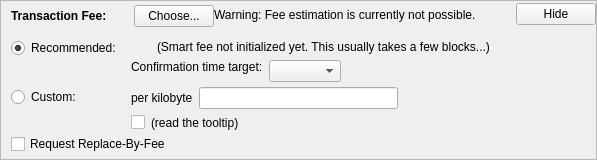
      <widget class="QFrame" name="frameFee">
       <property name="sizePolicy">
        <sizepolicy hsizetype="Preferred" vsizetype="Fixed">
         <horstretch>0</horstretch>
         <verstretch>0</verstretch>
        </sizepolicy>
       </property>
       <property name="frameShape">
        <enum>QFrame::StyledPanel</enum>
       </property>
       <property name="frameShadow">
        <enum>QFrame::Raised</enum>
       </property>
       <layout class="QVBoxLayout" name="verticalLayout_3">
        <property name="spacing">
         <number>0</number>
        </property>
        <property name="leftMargin">
         <number>0</number>
        </property>
        <property name="topMargin">
         <number>0</number>
        </property>
        <property name="rightMargin">
         <number>0</number>
        </property>
        <property name="bottomMargin">
         <number>0</number>
        </property>
        <item>
         <layout class="QVBoxLayout" name="verticalLayoutFee2" stretch="0,0,0">
          <property name="spacing">
           <number>0</number>
          </property>
          <property name="leftMargin">
           <number>10</number>
          </property>
          <property name="topMargin">
           <number>0</number>
          </property>
          <item>
           <layout class="QHBoxLayout" name="horizontalLayoutFee1">
            <property name="bottomMargin">
             <number>0</number>
            </property>
            <item>
             <layout class="QVBoxLayout" name="verticalLayoutFee7">
              <property name="spacing">
               <number>0</number>
              </property>
              <item>
               <spacer name="verticalSpacerSmartFee">
                <property name="orientation">
                 <enum>Qt::Vertical</enum>
                </property>
                <property name="sizeType">
                 <enum>QSizePolicy::Fixed</enum>
                </property>
                <property name="sizeHint" stdset="0">
                 <size>
                  <width>1</width>
                  <height>4</height>
                 </size>
                </property>
               </spacer>
              </item>
              <item>
               <layout class="QHBoxLayout" name="horizontalLayoutSmartFee">
                <property name="spacing">
                 <number>10</number>
                </property>
                <item>
                 <widget class="QLabel" name="labelFeeHeadline">
                  <property name="sizePolicy">
                   <sizepolicy hsizetype="Preferred" vsizetype="Maximum">
                    <horstretch>0</horstretch>
                    <verstretch>0</verstretch>
                   </sizepolicy>
                  </property>
                  <property name="font">
                   <font>
                    <weight>57</weight>
                    <bold>false</bold>
                   </font>
                  </property>
                  <property name="styleSheet">
                   <string notr="true">font-weight:500;</string>
                  </property>
                  <property name="text">
                   <string>Transaction Fee:</string>
                  </property>
                 </widget>
                </item>
                <item>
                 <widget class="QLabel" name="labelFeeMinimized">
                  <property name="text">
                   <string/>
                  </property>
                 </widget>
                </item>
                <item>
                 <widget class="QPushButton" name="buttonChooseFee">
                  <property name="text">
                   <string>Choose...</string>
                  </property>
                 </widget>
                </item>
               </layout>
              </item>
              <item>
               <spacer name="verticalSpacer_5">
                <property name="orientation">
                 <enum>Qt::Vertical</enum>
                </property>
                <property name="sizeHint" stdset="0">
                 <size>
                  <width>1</width>
                  <height>1</height>
                 </size>
                </property>
               </spacer>
              </item>
             </layout>
            </item>
            <item>
             <widget class="QLabel" name="fallbackFeeWarningLabel">
              <property name="font">
               <font>
                <weight>57</weight>
                <bold>false</bold>
               </font>
              </property>
              <property name="toolTip">
               <string>Using the fallbackfee can result in sending a transaction that will take several hours or days (or never) to confirm. Consider choosing your fee manually or wait until you have validated the complete chain.</string>
              </property>
              <property name="text">
               <string>Warning: Fee estimation is currently not possible.</string>
              </property>
              <property name="wordWrap">
               <bool>false</bool>
              </property>
             </widget>
            </item>
            <item>
             <spacer name="horizontalSpacer_5">
              <property name="orientation">
               <enum>Qt::Horizontal</enum>
              </property>
              <property name="sizeType">
               <enum>QSizePolicy::MinimumExpanding</enum>
              </property>
              <property name="sizeHint" stdset="0">
               <size>
                <width>40</width>
                <height>20</height>
               </size>
              </property>
             </spacer>
            </item>
            <item>
             <widget class="QPushButton" name="buttonMinimizeFee">
              <property name="toolTip">
               <string>collapse fee-settings</string>
              </property>
              <property name="text">
               <string>Hide</string>
              </property>
             </widget>
            </item>
           </layout>
          </item>
          <item>
           <widget class="QFrame" name="frameFeeSelection">
            <layout class="QVBoxLayout" name="verticalLayoutFee12">
             <property name="spacing">
              <number>0</number>
             </property>
             <property name="leftMargin">
              <number>0</number>
             </property>
             <property name="topMargin">
              <number>0</number>
             </property>
             <property name="rightMargin">
              <number>0</number>
             </property>
             <property name="bottomMargin">
              <number>0</number>
             </property>
             <item>
              <layout class="QGridLayout" name="gridLayoutFee">
               <property name="topMargin">
                <number>10</number>
               </property>
               <property name="bottomMargin">
                <number>4</number>
               </property>
               <property name="horizontalSpacing">
                <number>10</number>
               </property>
               <property name="verticalSpacing">
                <number>4</number>
               </property>
               <item row="1" column="1">
                <layout class="QVBoxLayout" name="verticalLayoutFee8">
                 <property name="spacing">
                  <number>6</number>
                 </property>
                 <item>
                  <layout class="QHBoxLayout" name="horizontalLayoutFee13">
                   <item>
                    <widget class="QLabel" name="labelCustomPerKilobyte">
                     <property name="toolTip">
                      <string>If the custom fee is set to 1000 satoshis and the transaction is only 250 bytes, then &quot;per kilobyte&quot; only pays 250 satoshis in fee, while &quot;total at least&quot; pays 1000 satoshis. For transactions bigger than a kilobyte both pay by kilobyte.</string>
                     </property>
                     <property name="text">
                      <string>per kilobyte</string>
                     </property>
                    </widget>
                   </item>
                   <item>
                    <widget class="AokChainAmountField" name="customFee"/>
                   </item>
                   <item>
                    <spacer name="horizontalSpacer_6">
                     <property name="orientation">
                      <enum>Qt::Horizontal</enum>
                     </property>
                     <property name="sizeHint" stdset="0">
                      <size>
                       <width>1</width>
                       <height>1</height>
                      </size>
                     </property>
                    </spacer>
                   </item>
                  </layout>
                 </item>
                 <item>
                  <layout class="QHBoxLayout" name="horizontalLayoutFee8">
                   <item>
                    <widget class="QCheckBox" name="checkBoxMinimumFee">
                     <property name="toolTip">
                      <string>Paying only the minimum fee is just fine as long as there is less transaction volume than space in the blocks. But be aware that this can end up in a never confirming transaction once there is more demand for aokchain transactions than the network can process.</string>
                     </property>
                     <property name="text">
                      <string/>
                     </property>
                    </widget>
                   </item>
                   <item>
                    <widget class="QLabel" name="labelMinFeeWarning">
                     <property name="enabled">
                      <bool>true</bool>
                     </property>
                     <property name="toolTip">
                      <string>Paying only the minimum fee is just fine as long as there is less transaction volume than space in the blocks. But be aware that this can end up in a never confirming transaction once there is more demand for aokchain transactions than the network can process.</string>
                     </property>
                     <property name="text">
                      <string>(read the tooltip)</string>
                     </property>
                     <property name="margin">
                      <number>5</number>
                     </property>
                    </widget>
                   </item>
                   <item>
                    <spacer name="horizontalSpacer_7">
                     <property name="orientation">
                      <enum>Qt::Horizontal</enum>
                     </property>
                     <property name="sizeHint" stdset="0">
                      <size>
                       <width>1</width>
                       <height>1</height>
                      </size>
                     </property>
                    </spacer>
                   </item>
                  </layout>
                 </item>
                </layout>
               </item>
               <item row="0" column="0">
                <layout class="QVBoxLayout" name="verticalLayoutFee4" stretch="0,1">
                 <item>
                  <widget class="QRadioButton" name="radioSmartFee">
                   <property name="text">
                    <string>Recommended:</string>
                   </property>
                   <property name="checked">
                    <bool>true</bool>
                   </property>
                   <attribute name="buttonGroup">
                    <string notr="true">groupFee</string>
                   </attribute>
                  </widget>
                 </item>
                 <item>
                  <spacer name="verticalSpacer_2">
                   <property name="orientation">
                    <enum>Qt::Vertical</enum>
                   </property>
                   <property name="sizeHint" stdset="0">
                    <size>
                     <width>1</width>
                     <height>1</height>
                    </size>
                   </property>
                  </spacer>
                 </item>
                </layout>
               </item>
               <item row="1" column="0">
                <layout class="QVBoxLayout" name="verticalLayoutFee9" stretch="0,1">
                 <item>
                  <widget class="QRadioButton" name="radioCustomFee">
                   <property name="text">
                    <string>Custom:</string>
                   </property>
                   <attribute name="buttonGroup">
                    <string notr="true">groupFee</string>
                   </attribute>
                  </widget>
                 </item>
                 <item>
                  <spacer name="verticalSpacer_6">
                   <property name="orientation">
                    <enum>Qt::Vertical</enum>
                   </property>
                   <property name="sizeHint" stdset="0">
                    <size>
                     <width>1</width>
                     <height>1</height>
                    </size>
                   </property>
                  </spacer>
                 </item>
                </layout>
               </item>
               <item row="0" column="1">
                <layout class="QVBoxLayout" name="verticalLayoutFee3" stretch="0,0,1">
                 <property name="spacing">
                  <number>6</number>
                 </property>
                 <property name="topMargin">
                  <number>2</number>
                 </property>
                 <item>
                  <layout class="QHBoxLayout" name="horizontalLayoutFee12">
                   <item>
                    <widget class="QLabel" name="labelSmartFee">
                     <property name="text">
                      <string/>
                     </property>
                     <property name="margin">
                      <number>2</number>
                     </property>
                    </widget>
                   </item>
                   <item>
                    <widget class="QLabel" name="labelFeeEstimation">
                     <property name="text">
                      <string/>
                     </property>
                    </widget>
                   </item>
                   <item>
                    <widget class="QLabel" name="labelSmartFee2">
                     <property name="text">
                      <string>(Smart fee not initialized yet. This usually takes a few blocks...)</string>
                     </property>
                     <property name="margin">
                      <number>2</number>
                     </property>
                    </widget>
                   </item>
                   <item>
                    <spacer name="horizontalSpacer_8">
                     <property name="orientation">
                      <enum>Qt::Horizontal</enum>
                     </property>
                     <property name="sizeHint" stdset="0">
                      <size>
                       <width>1</width>
                       <height>1</height>
                      </size>
                     </property>
                    </spacer>
                   </item>
                  </layout>
                 </item>
                 <item>
                  <layout class="QHBoxLayout" name="horizontalLayoutFee9">
                   <item>
                    <layout class="QVBoxLayout" name="verticalLayoutFee6">
                     <item>
                      <widget class="QLabel" name="labelSmartFee3">
                       <property name="text">
                        <string>Confirmation time target:</string>
                       </property>
                       <property name="margin">
                        <number>2</number>
                       </property>
                      </widget>
                     </item>
                     <item>
                      <spacer name="verticalSpacer_3">
                       <property name="orientation">
                        <enum>Qt::Vertical</enum>
                       </property>
                       <property name="sizeHint" stdset="0">
                        <size>
                         <width>1</width>
                         <height>1</height>
                        </size>
                       </property>
                      </spacer>
                     </item>
                    </layout>
                   </item>
                   <item>
                    <layout class="QVBoxLayout" name="verticalLayoutFee5">
                     <property name="rightMargin">
                      <number>30</number>
                     </property>
                     <item>
                      <layout class="QHBoxLayout" name="horizontalLayoutConfTarget">
                       <property name="bottomMargin">
                        <number>0</number>
                       </property>
                       <item>
                        <widget class="QComboBox" name="confTargetSelector"/>
                       </item>
                       <item>
                        <spacer name="horizontalSpacerConfTarget">
                         <property name="orientation">
                          <enum>Qt::Horizontal</enum>
                         </property>
                         <property name="sizeHint" stdset="0">
                          <size>
                           <width>40</width>
                           <height>20</height>
                          </size>
                         </property>
                        </spacer>
                       </item>
                      </layout>
                     </item>
                    </layout>
                   </item>
                  </layout>
                 </item>
                 <item>
                  <spacer name="verticalSpacer_4">
                   <property name="orientation">
                    <enum>Qt::Vertical</enum>
                   </property>
                   <property name="sizeHint" stdset="0">
                    <size>
                     <width>1</width>
                     <height>1</height>
                    </size>
                   </property>
                  </spacer>
                 </item>
                </layout>
               </item>
              </layout>
             </item>
             <item>
              <widget class="QCheckBox" name="optInRBF">
               <property name="toolTip">
                <string>Indicates that the sender may wish to replace this transaction with a new one paying higher fees (prior to being confirmed).</string>
               </property>
               <property name="text">
                <string>Request Replace-By-Fee</string>
               </property>
              </widget>
             </item>
            </layout>
           </widget>
          </item>
          <item>
           <spacer name="verticalSpacerFee">
            <property name="orientation">
             <enum>Qt::Vertical</enum>
            </property>
            <property name="sizeType">
             <enum>QSizePolicy::Expanding</enum>
            </property>
            <property name="sizeHint" stdset="0">
             <size>
              <width>40</width>
              <height>5</height>
             </size>
            </property>
           </spacer>
          </item>
         </layout>
        </item>
       </layout>
      </widget>
